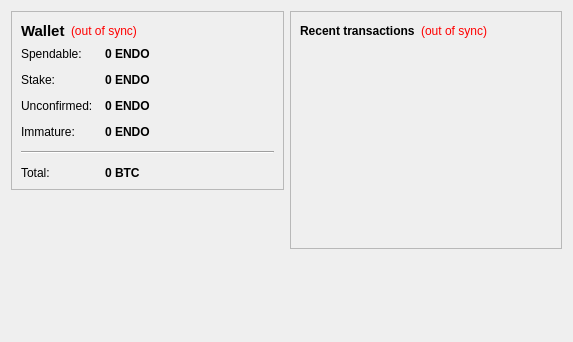
<?xml version="1.0" encoding="UTF-8"?>
<ui version="4.0">
 <class>OverviewPage</class>
 <widget class="QWidget" name="OverviewPage">
  <property name="geometry">
   <rect>
    <x>0</x>
    <y>0</y>
    <width>573</width>
    <height>342</height>
   </rect>
  </property>
  <property name="windowTitle">
   <string>Form</string>
  </property>
  <layout class="QHBoxLayout" name="horizontalLayout" stretch="1,1">
   <item>
    <layout class="QVBoxLayout" name="verticalLayout_2">
     <item>
      <widget class="QFrame" name="frame">
       <property name="frameShape">
        <enum>QFrame::StyledPanel</enum>
       </property>
       <property name="frameShadow">
        <enum>QFrame::Raised</enum>
       </property>
       <layout class="QVBoxLayout" name="verticalLayout_4">
        <item>
         <layout class="QHBoxLayout" name="horizontalLayout_4">
          <item>
           <widget class="QLabel" name="label_5">
            <property name="font">
             <font>
              <pointsize>11</pointsize>
              <weight>75</weight>
              <bold>true</bold>
             </font>
            </property>
            <property name="text">
             <string>Wallet</string>
            </property>
           </widget>
          </item>
          <item>
           <widget class="QLabel" name="labelWalletStatus">
            <property name="toolTip">
             <string>The displayed information may be out of date. Your wallet automatically synchronizes with the endocoin network after a connection is established, but this process has not completed yet.</string>
            </property>
            <property name="styleSheet">
             <string notr="true">QLabel { color: red; }</string>
            </property>
            <property name="text">
             <string notr="true">(out of sync)</string>
            </property>
            <property name="alignment">
             <set>Qt::AlignLeading|Qt::AlignLeft|Qt::AlignVCenter</set>
            </property>
           </widget>
          </item>
          <item>
           <spacer name="horizontalSpacer_2">
            <property name="orientation">
             <enum>Qt::Horizontal</enum>
            </property>
            <property name="sizeHint" stdset="0">
             <size>
              <width>40</width>
              <height>20</height>
             </size>
            </property>
           </spacer>
          </item>
         </layout>
        </item>
        <item>
         <layout class="QFormLayout" name="formLayout_2">
          <property name="fieldGrowthPolicy">
           <enum>QFormLayout::AllNonFixedFieldsGrow</enum>
          </property>
          <property name="horizontalSpacing">
           <number>12</number>
          </property>
          <property name="verticalSpacing">
           <number>12</number>
          </property>
          <item row="0" column="0">
           <widget class="QLabel" name="label">
            <property name="text">
             <string>Spendable:</string>
            </property>
           </widget>
          </item>
          <item row="0" column="1">
           <widget class="QLabel" name="labelBalance">
            <property name="font">
             <font>
              <weight>75</weight>
              <bold>true</bold>
             </font>
            </property>
            <property name="cursor">
             <cursorShape>IBeamCursor</cursorShape>
            </property>
            <property name="toolTip">
             <string>Your current spendable balance</string>
            </property>
            <property name="text">
             <string notr="true">0 ENDO</string>
            </property>
            <property name="textInteractionFlags">
             <set>Qt::LinksAccessibleByMouse|Qt::TextSelectableByKeyboard|Qt::TextSelectableByMouse</set>
            </property>
           </widget>
          </item>
          <item row="1" column="0">
           <widget class="QLabel" name="label_6">
            <property name="text">
             <string>Stake:</string>
            </property>
           </widget>
          </item>
          <item row="1" column="1">
           <widget class="QLabel" name="labelStake">
            <property name="font">
             <font>
              <weight>75</weight>
              <bold>true</bold>
             </font>
            </property>
            <property name="cursor">
             <cursorShape>IBeamCursor</cursorShape>
            </property>
            <property name="toolTip">
             <string>Total of coins that was staked, and do not yet count toward the current balance</string>
            </property>
            <property name="text">
             <string notr="true">0 ENDO</string>
            </property>
            <property name="textInteractionFlags">
             <set>Qt::LinksAccessibleByMouse|Qt::TextSelectableByKeyboard|Qt::TextSelectableByMouse</set>
            </property>
           </widget>
          </item>
          <item row="2" column="0">
           <widget class="QLabel" name="label_3">
            <property name="text">
             <string>Unconfirmed:</string>
            </property>
           </widget>
          </item>
          <item row="2" column="1">
           <widget class="QLabel" name="labelUnconfirmed">
            <property name="font">
             <font>
              <weight>75</weight>
              <bold>true</bold>
             </font>
            </property>
            <property name="cursor">
             <cursorShape>IBeamCursor</cursorShape>
            </property>
            <property name="toolTip">
             <string>Total of transactions that have yet to be confirmed, and do not yet count toward the current balance</string>
            </property>
            <property name="text">
             <string notr="true">0 ENDO</string>
            </property>
            <property name="textInteractionFlags">
             <set>Qt::LinksAccessibleByMouse|Qt::TextSelectableByKeyboard|Qt::TextSelectableByMouse</set>
            </property>
           </widget>
          </item>
          <item row="3" column="0">
           <widget class="QLabel" name="labelImmatureText">
            <property name="text">
             <string>Immature:</string>
            </property>
           </widget>
          </item>
          <item row="3" column="1">
           <widget class="QLabel" name="labelImmature">
            <property name="font">
             <font>
              <weight>75</weight>
              <bold>true</bold>
             </font>
            </property>
            <property name="toolTip">
             <string>Mined balance that has not yet matured</string>
            </property>
            <property name="text">
             <string notr="true">0 ENDO</string>
            </property>
            <property name="textInteractionFlags">
             <set>Qt::LinksAccessibleByMouse|Qt::TextSelectableByKeyboard|Qt::TextSelectableByMouse</set>
            </property>
           </widget>
          </item>
          <item row="4" column="0" colspan="2">
           <widget class="Line" name="line">
            <property name="orientation">
             <enum>Qt::Horizontal</enum>
            </property>
           </widget>
          </item>
          <item row="5" column="0">
           <widget class="QLabel" name="labelTotalText">
            <property name="text">
             <string>Total:</string>
            </property>
           </widget>
          </item>
          <item row="5" column="1">
           <widget class="QLabel" name="labelTotal">
            <property name="font">
             <font>
              <weight>75</weight>
              <bold>true</bold>
             </font>
            </property>
            <property name="cursor">
             <cursorShape>IBeamCursor</cursorShape>
            </property>
            <property name="toolTip">
             <string>Your current total balance</string>
            </property>
            <property name="text">
             <string notr="true">0 BTC</string>
            </property>
            <property name="textInteractionFlags">
             <set>Qt::LinksAccessibleByMouse|Qt::TextSelectableByKeyboard|Qt::TextSelectableByMouse</set>
            </property>
           </widget>
          </item>
         </layout>
        </item>
       </layout>
      </widget>
     </item>
     <item>
      <spacer name="verticalSpacer">
       <property name="orientation">
        <enum>Qt::Vertical</enum>
       </property>
       <property name="sizeHint" stdset="0">
        <size>
         <width>20</width>
         <height>40</height>
        </size>
       </property>
      </spacer>
     </item>
    </layout>
   </item>
   <item>
    <layout class="QVBoxLayout" name="verticalLayout_3">
     <item>
      <widget class="QFrame" name="frame_2">
       <property name="frameShape">
        <enum>QFrame::StyledPanel</enum>
       </property>
       <property name="frameShadow">
        <enum>QFrame::Raised</enum>
       </property>
       <layout class="QVBoxLayout" name="verticalLayout">
        <item>
         <layout class="QHBoxLayout" name="horizontalLayout_2">
          <item>
           <widget class="QLabel" name="label_4">
            <property name="text">
             <string>&lt;b&gt;Recent transactions&lt;/b&gt;</string>
            </property>
           </widget>
          </item>
          <item>
           <widget class="QLabel" name="labelTransactionsStatus">
            <property name="toolTip">
             <string>The displayed information may be out of date. Your wallet automatically synchronizes with the endocoin network after a connection is established, but this process has not completed yet.</string>
            </property>
            <property name="styleSheet">
             <string notr="true">QLabel { color: red; }</string>
            </property>
            <property name="text">
             <string notr="true">(out of sync)</string>
            </property>
            <property name="alignment">
             <set>Qt::AlignRight|Qt::AlignTrailing|Qt::AlignVCenter</set>
            </property>
           </widget>
          </item>
          <item>
           <spacer name="horizontalSpacer">
            <property name="orientation">
             <enum>Qt::Horizontal</enum>
            </property>
            <property name="sizeHint" stdset="0">
             <size>
              <width>40</width>
              <height>20</height>
             </size>
            </property>
           </spacer>
          </item>
         </layout>
        </item>
        <item>
         <widget class="QListView" name="listTransactions">
          <property name="styleSheet">
           <string notr="true">QListView { background: transparent; }</string>
          </property>
          <property name="frameShape">
           <enum>QFrame::NoFrame</enum>
          </property>
          <property name="verticalScrollBarPolicy">
           <enum>Qt::ScrollBarAlwaysOff</enum>
          </property>
          <property name="horizontalScrollBarPolicy">
           <enum>Qt::ScrollBarAlwaysOff</enum>
          </property>
          <property name="selectionMode">
           <enum>QAbstractItemView::NoSelection</enum>
          </property>
         </widget>
        </item>
       </layout>
      </widget>
     </item>
     <item>
      <spacer name="verticalSpacer_2">
       <property name="orientation">
        <enum>Qt::Vertical</enum>
       </property>
       <property name="sizeHint" stdset="0">
        <size>
         <width>20</width>
         <height>40</height>
        </size>
       </property>
      </spacer>
     </item>
    </layout>
   </item>
  </layout>
 </widget>
 <resources/>
 <connections/>
</ui>
